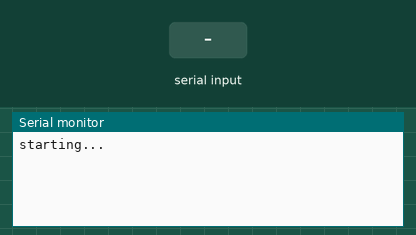
Bench run of a sketch on a simulated Arduino Uno, built with avr-gcc and run on an emulated ATmega328P. On the bench: the last lines printed to the serial monitor. The inputs (shaded band) are chosen by the test bench.

Above: at 1.2 s.
1.3 s: "90:45:200\n" received over the second serial link
At 3.5 s:
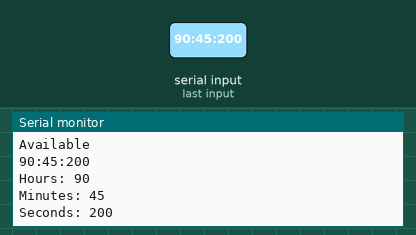
3.8 s: "90:45\n" received over the second serial link
At 4.6 s:
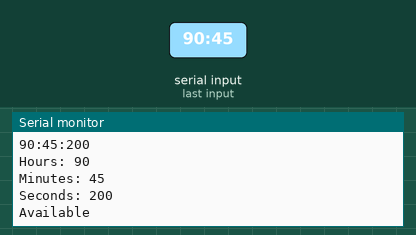
6.3 s: "5\n" received over the second serial link
At 8.2 s:
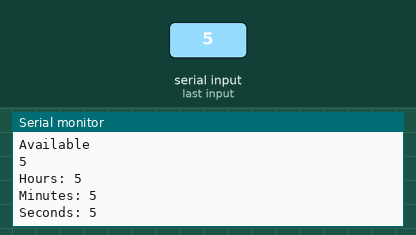

The sketch:

bluetoothTesting.ino
```cpp
#include <SoftwareSerial.h>

// Define Bluetooth module's RX and TX pins
SoftwareSerial BTSerial(10, 11); // RX, TX

void setup() {
  // Initialize serial communication with computer
  Serial.begin(9600);

  // Initialize Bluetooth module serial communication
  BTSerial.begin(9600);
  Serial.println("starting...");
  BTSerial.write("starting");
}

void loop() {
  if (BTSerial.available()) {
    Serial.println("Available");
    // Read data from Bluetooth module
    String input = BTSerial.readString();
    Serial.println(input);

    // Parse input into hours, minutes, and seconds using ':' as separator
    int colon1 = input.indexOf(':');
    int colon2 = input.lastIndexOf(':');
    String hours = input.substring(0, colon1);
    String minutes = input.substring(colon1+1, colon2);
    String seconds = input.substring(colon2+1);

    // Convert strings to integers
    int h = hours.toInt();
    int m = minutes.toInt();
    int s = seconds.toInt();

    // Print parsed data to serial monitor
    Serial.print("Hours: ");
    Serial.println(h);
    Serial.print("Minutes: ");
    Serial.println(m);
    Serial.print("Seconds: ");
    Serial.println(s);
  }
}
```

Measured:
- after the input at 1.3 s, the serial monitor: prints a new line at once (image 1)
- after the input at 6.3 s, the serial monitor: prints a new line after 1.0 s (image 3)
